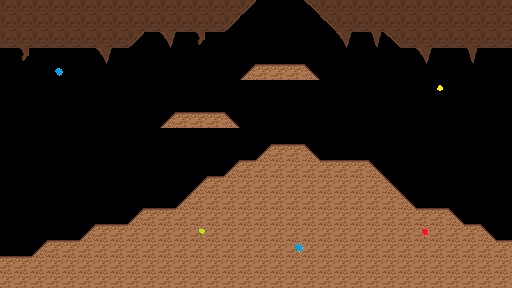

This game map was drawn from its Tiled (.tmx) file and the tilesets committed beside it. A one-line description and the trimmed map source follow:
An orthogonal 32x18 tile map with 16x16 px tiles, 2 tile layers (Back, Front).

<map version="1.0" orientation="orthogonal" width="32" height="18" tilewidth="16" tileheight="16">
 <tileset firstgid="1" name="CaveSet" tilewidth="16" tileheight="16">
  <image source="TileSetA.png" width="96" height="80" />
  <tile id="0">
   <properties>
    <property name="blocked" value="" />
   </properties>
  </tile>
  <tile id="3">
   <properties>
    <property name="diagonalRight" value="" />
   </properties>
  </tile>
  <tile id="4">
   <properties>
    <property name="diagonalLeft" value="" />
   </properties>
  </tile>
  <tile id="8">
   <properties>
    <property name="blocked" value="" />
   </properties>
  </tile>
  <tile id="19">
   <properties>
    <property name="lightYellow" value="" />
   </properties>
  </tile>
  <tile id="20">
   <properties>
    <property name="lightGreen" value="" />
   </properties>
  </tile>
  <tile id="21">
   <properties>
    <property name="lightBlue" value="" />
   </properties>
  </tile>
  <tile id="22">
   <properties>
    <property name="lightRed" value="" />
   </properties>
  </tile>
 </tileset>
 <layer name="Back" width="32" height="18">
  <data>[576 cells, 84 non-empty, 7 distinct tile ids]</data>
 </layer>
 <layer name="Front" width="32" height="18">
  <data>[576 cells, 195 non-empty, 8 distinct tile ids]</data>
 </layer>
</map>
